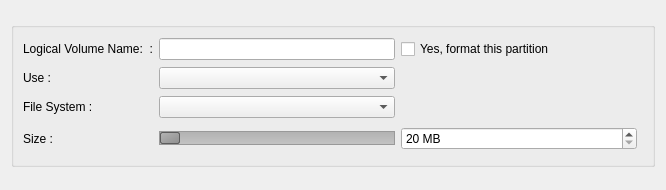
<?xml version="1.0" encoding="UTF-8"?>
<ui version="4.0">
 <class>LvmEdit</class>
 <widget class="QWidget" name="LvmEdit">
  <property name="geometry">
   <rect>
    <x>0</x>
    <y>0</y>
    <width>666</width>
    <height>190</height>
   </rect>
  </property>
  <property name="windowTitle">
   <string>Form</string>
  </property>
  <layout class="QVBoxLayout" name="verticalLayout">
   <item>
    <widget class="QGroupBox" name="deviceGroup">
     <property name="sizePolicy">
      <sizepolicy hsizetype="Preferred" vsizetype="Fixed">
       <horstretch>0</horstretch>
       <verstretch>0</verstretch>
      </sizepolicy>
     </property>
     <property name="minimumSize">
      <size>
       <width>580</width>
       <height>0</height>
      </size>
     </property>
     <property name="maximumSize">
      <size>
       <width>16777215</width>
       <height>145</height>
      </size>
     </property>
     <property name="autoFillBackground">
      <bool>false</bool>
     </property>
     <property name="styleSheet">
      <string notr="true"/>
     </property>
     <property name="title">
      <string/>
     </property>
     <layout class="QGridLayout" name="gridLayout">
      <item row="0" column="0">
       <widget class="QLabel" name="label_3">
        <property name="font">
         <font/>
        </property>
        <property name="text">
         <string>Logical Volume Name:  :</string>
        </property>
       </widget>
      </item>
      <item row="0" column="1">
       <widget class="QLineEdit" name="lv"/>
      </item>
      <item row="0" column="2">
       <widget class="QCheckBox" name="format">
        <property name="text">
         <string>Yes, format this partition</string>
        </property>
       </widget>
      </item>
      <item row="1" column="0">
       <widget class="QLabel" name="label_2">
        <property name="font">
         <font/>
        </property>
        <property name="text">
         <string>Use :</string>
        </property>
       </widget>
      </item>
      <item row="1" column="1">
       <widget class="QComboBox" name="mountpoint"/>
      </item>
      <item row="1" column="2">
       <spacer name="horizontalSpacer">
        <property name="orientation">
         <enum>Qt::Horizontal</enum>
        </property>
        <property name="sizeHint" stdset="0">
         <size>
          <width>40</width>
          <height>20</height>
         </size>
        </property>
       </spacer>
      </item>
      <item row="2" column="0">
       <widget class="QLabel" name="label_7">
        <property name="font">
         <font/>
        </property>
        <property name="text">
         <string>File System :</string>
        </property>
       </widget>
      </item>
      <item row="2" column="1">
       <widget class="QComboBox" name="filesystem"/>
      </item>
      <item row="2" column="2">
       <spacer name="horizontalSpacer_2">
        <property name="orientation">
         <enum>Qt::Horizontal</enum>
        </property>
        <property name="sizeHint" stdset="0">
         <size>
          <width>40</width>
          <height>20</height>
         </size>
        </property>
       </spacer>
      </item>
      <item row="3" column="0">
       <widget class="QLabel" name="label_4">
        <property name="font">
         <font/>
        </property>
        <property name="text">
         <string>Size :</string>
        </property>
       </widget>
      </item>
      <item row="3" column="1">
       <widget class="QSlider" name="sizeSlinder">
        <property name="styleSheet">
         <string notr="true">QSlider::groove:horizontal {
                     border: 1px solid #999999;
                     height: 12px;
                     background: qlineargradient(x1:0, y1:0, x2:0, y2:1, stop:0 #B1B1B1, stop:1 #c4c4c4);
                     margin: 2px 0;
                 }

                 QSlider::handle:horizontal {
                     background: qlineargradient(x1:0, y1:0, x2:1, y2:1, stop:0 #b4b4b4, stop:1 #8f8f8f);
                     border: 1px solid #5c5c5c;
                     width: 18px;
                     margin: 0 0;
                     border-radius: 2px;
                 }
</string>
        </property>
        <property name="orientation">
         <enum>Qt::Horizontal</enum>
        </property>
       </widget>
      </item>
      <item row="3" column="2">
       <widget class="QSpinBox" name="size">
        <property name="sizePolicy">
         <sizepolicy hsizetype="Preferred" vsizetype="Fixed">
          <horstretch>0</horstretch>
          <verstretch>0</verstretch>
         </sizepolicy>
        </property>
        <property name="minimumSize">
         <size>
          <width>120</width>
          <height>0</height>
         </size>
        </property>
        <property name="suffix">
         <string> MB</string>
        </property>
        <property name="minimum">
         <number>20</number>
        </property>
        <property name="maximum">
         <number>100</number>
        </property>
        <property name="singleStep">
         <number>50</number>
        </property>
        <property name="value">
         <number>20</number>
        </property>
       </widget>
      </item>
      <item row="3" column="3">
       <widget class="QLabel" name="label_6">
        <property name="sizePolicy">
         <sizepolicy hsizetype="Fixed" vsizetype="Fixed">
          <horstretch>0</horstretch>
          <verstretch>0</verstretch>
         </sizepolicy>
        </property>
        <property name="minimumSize">
         <size>
          <width>0</width>
          <height>28</height>
         </size>
        </property>
        <property name="maximumSize">
         <size>
          <width>0</width>
          <height>16777215</height>
         </size>
        </property>
        <property name="text">
         <string/>
        </property>
       </widget>
      </item>
     </layout>
    </widget>
   </item>
  </layout>
 </widget>
 <resources>
  <include location="../../data.qrc"/>
 </resources>
 <connections/>
</ui>
